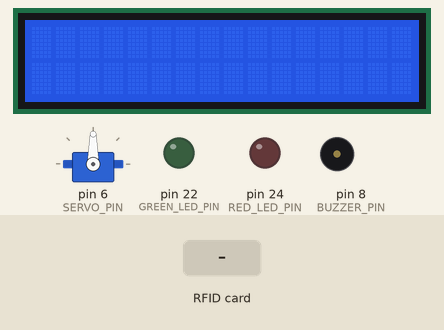
A sketch run on a simulated Arduino Mega 2560, built with avr-gcc and run on an emulated ATmega2560. On the bench: servo, 16×2 character LCD, output pins drawn as LEDs (lit = HIGH), buzzer (waves = sounding). The inputs (shaded band) are chosen by the test bench. Pins used as bus, display or sensor lines are not drawn.

Above: at 1.3 s.
1.4 s: RFID card 5E 7A 19 C4 held to the reader
At 2.0 s:
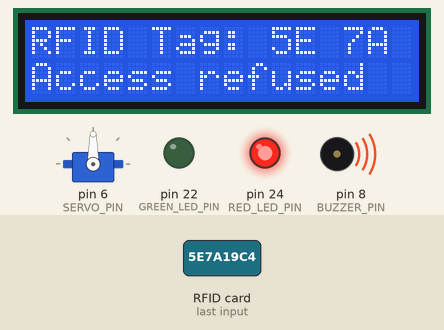
At 2.7 s:
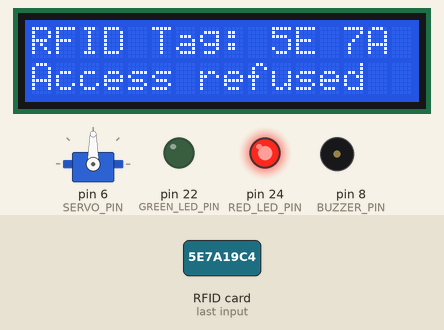
4.4 s: RFID card AA BB CC DD held to the reader
At 5.3 s:
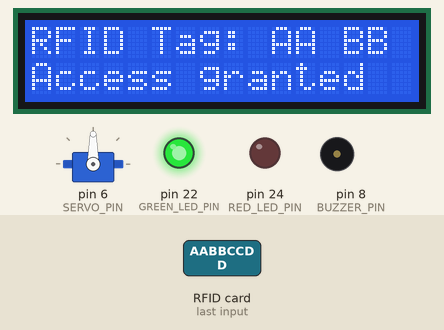
Timing chart, 0 to 10.9 s (numbered marks = the images above; inputs shaded):
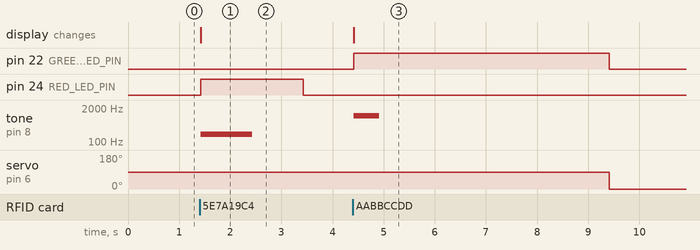

The sketch:

smarthome.ino
```cpp
#include <SPI.h>
#include <MFRC522.h>
#include <Servo.h>
#include <LiquidCrystal.h>

#define SS_PIN 53   // Mega: 53 for SPI
#define RST_PIN 9   // Any digital pin for reset
#define BUZZER_PIN 8
#define SERVO_PIN 6  // Mega: 6 for PWM
#define MOSI_PIN 51  // Mega: 51 for SPI
#define MISO_PIN 50  // Mega: 50 for SPI
#define SCK_PIN 52   // Mega: 52 for SPI
#define GREEN_LED_PIN 22  // Mega: Any digital pin for green LED
#define RED_LED_PIN 24    // Mega: Any digital pin for red LED

MFRC522 rfid(SS_PIN, RST_PIN);
Servo servo;
LiquidCrystal lcd(12, 11, 5, 4, 3, 2);

// Allowed RFID card UID (Update this with your card's UID)
byte allowedCardUid[] = {0xAA, 0xBB, 0xCC, 0xDD};

void setup() {
  Serial.begin(9600);
  SPI.begin();
  rfid.PCD_Init();
  servo.attach(SERVO_PIN);
  lcd.begin(16, 2);
  pinMode(BUZZER_PIN, OUTPUT);
  pinMode(GREEN_LED_PIN, OUTPUT);
  pinMode(RED_LED_PIN, OUTPUT);
}

void loop() {
  if (rfid.PICC_IsNewCardPresent() && rfid.PICC_ReadCardSerial()) {
    lcd.clear();
    lcd.print("RFID Tag:");
    for (byte i = 0; i < rfid.uid.size; i++) {
      lcd.print(rfid.uid.uidByte[i] < 0x10 ? " 0" : " ");
      lcd.print(rfid.uid.uidByte[i], HEX);
    }

    if (compareUid(rfid.uid.uidByte, allowedCardUid, rfid.uid.size)) {
      lcd.setCursor(0, 1);
      lcd.print("Access granted");
      servo.write(90);
      tone(BUZZER_PIN, 1000, 500);
      digitalWrite(GREEN_LED_PIN, HIGH);
      delay(5000);
      digitalWrite(GREEN_LED_PIN, LOW);
      servo.write(0);
    } else {
      lcd.setCursor(0, 1);
      lcd.print("Access refused");
      tone(BUZZER_PIN, 200, 1000);
      digitalWrite(RED_LED_PIN, HIGH);
      delay(2000);
      digitalWrite(RED_LED_PIN, LOW);
    }
  }
}

bool compareUid(byte* uid1, byte* uid2, byte size) {
  for (byte i = 0; i < size; i++) {
    if (uid1[i] != uid2[i]) {
      return false;
    }
  }
  return true;
}
```

Measured:
- after the input at 1.4 s, pin 24 (RED_LED_PIN): LOW → HIGH at once, → LOW 2.0 s later; tone on pin 8 (BUZZER_PIN): silent → 200 Hz at once, → silent 1.0 s later; the display: changes at once (image 1)
- after the input at 4.4 s, pin 22 (GREEN_LED_PIN): LOW → HIGH at once, → LOW 5.0 s later; tone on pin 8 (BUZZER_PIN): silent → 1000 Hz at once, → silent 0.50 s later; servo on pin 6 (SERVO_PIN): 90° → 0° after 5.0 s; the display: changes at once (image 3)
